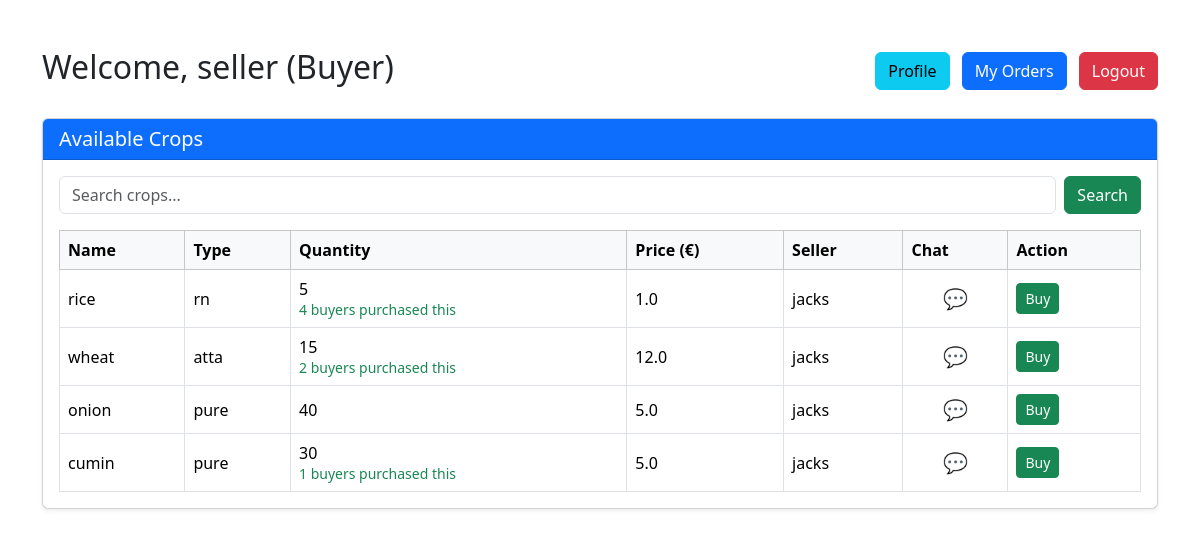
/dashboard/ (signed in), run on an earlier commit of the app's database.
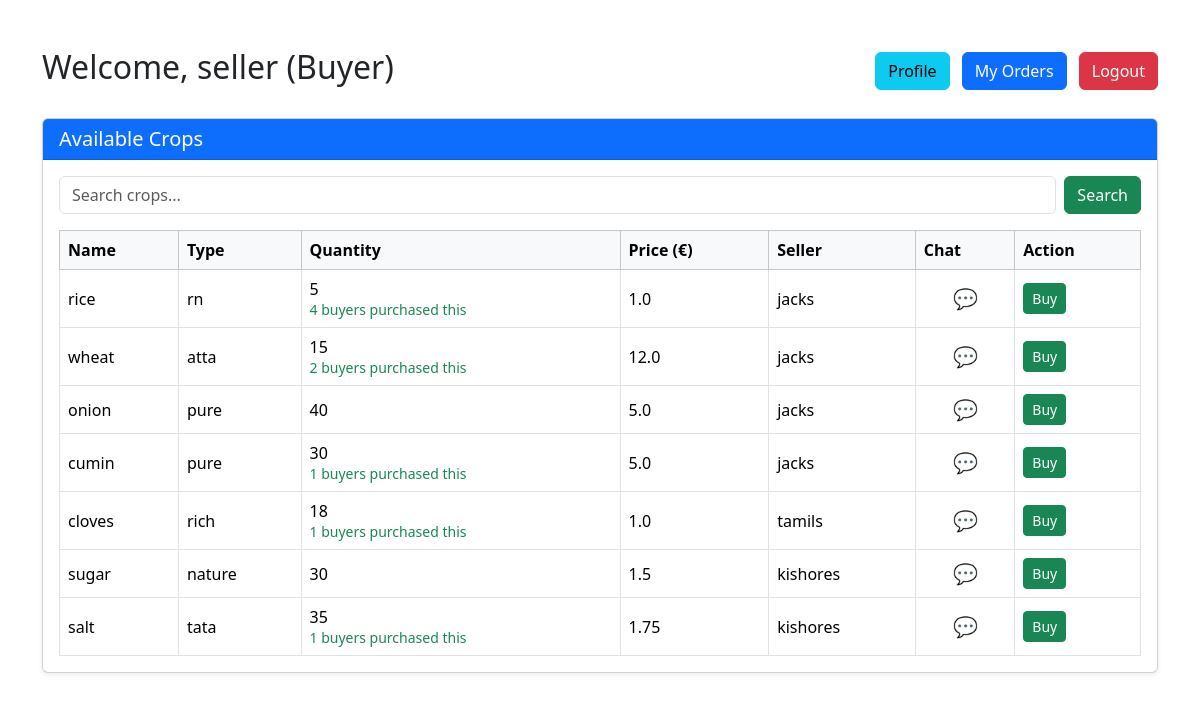
And on a later commit of the database.
### main/models.py (models this page shows, shortened)
class Crop(models.Model):
    owner = models.ForeignKey(User, on_delete=models.CASCADE, null=True, blank=True)
    crop_name = models.CharField(max_length=100)
    crop_type = models.CharField(max_length=100)
    quantity = models.IntegerField()
    price_per_unit = models.FloatField()
    description = models.TextField(blank=True, null=True)
    created_at = models.DateTimeField(auto_now_add=True)
    sold = models.BooleanField(default=False)

### main/views.py (the view)
# urls.py: path("dashboard/", views.dashboard, name="dashboard"),
def dashboard(request):
    if not request.user.is_authenticated:
        return redirect('user_login')
    profile = getattr(request.user, 'profile', None)
    role = profile.role if profile else 'buyer'
    search_query = request.GET.get('q', '')
    saved_count = profile.saved_crops.count() if profile and hasattr(profile, 'saved_crops') else 0
    unread_count = ChatMessage.objects.filter(receiver=request.user).count()
    if role == 'seller':
        crops = Crop.objects.filter(owner=request.user)
        orders = Order.objects.filter(crop__owner=request.user)
        template_name = "dashboard_seller.html"
    else:  # buyer
        crops = Crop.objects.filter(sold=False).annotate(total_orders=Count('order'))
        orders = Order.objects.filter(buyer=request.user)
        if search_query:
            crops = crops.filter(
                Q(crop_name__icontains=search_query) |
                Q(crop_type__icontains=search_query) |
                Q(owner__first_name__icontains=search_query)
            )
        template_name = "dashboard_buyer.html"
    return render(request, template_name, {
        "role": role,
        "crops": crops,
        "orders": orders,
        "search_query": search_query,
        "saved_count": saved_count,
        "unread_count": unread_count   # ✅ THIS LINE ENABLES NOTIFICATIONS
    })

### main/templates/dashboard_buyer.html (shortened to what this page needs)
{% block content %}
<link href="https://cdn.jsdelivr.net/npm/bootstrap@5.3.2/dist/css/bootstrap.min.css" rel="stylesheet">
<div class="container my-5">
    <div class="d-flex justify-content-between align-items-center mb-4">
        <h2>Welcome, {{ request.user.first_name }} (Buyer)</h2>
        <div>
            <a href="{% url 'profile' %}" class="btn btn-info me-2">Profile</a>
            <a href="{% url 'my_orders' %}" class="btn btn-primary me-2">My Orders</a>
            <a href="{% url 'user_logout' %}" class="btn btn-danger">Logout</a>
        </div>
    </div>
    <div class="card mb-5 shadow-sm">
        <div class="card-header bg-primary text-white">
            <h5 class="mb-0">Available Crops</h5>
        </div>
        <div class="card-body">
            <form method="get" class="d-flex mb-3">
                <input type="text" name="q" class="form-control me-2"
                       placeholder="Search crops..." value="{{ search_query }}">
                <button type="submit" class="btn btn-success">Search</button>
            </form>
            {% if crops %}
            <div class="table-responsive">
                <table class="table table-hover table-bordered align-middle mb-0">
                    <thead class="table-light">
                        <tr>
                            <th>Name</th>
                            <th>Type</th>
                            <th>Quantity</th>
                            <th>Price (€)</th>
                            <th>Seller</th>
                            <th>Chat</th>
                            <th>Action</th>
                        </tr>
                    </thead>
                    <tbody>
                        {% for crop in crops %}
                        <tr>
                            <td>{{ crop.crop_name }}</td>
                            <td>{{ crop.crop_type }}</td>
                            <td>
                                {{ crop.quantity }}
                                {% if crop.total_orders %}
                                    <br><small class="text-success">{{ crop.total_orders }} buyers purchased this</small>
                                {% endif %}
                            </td>
                            <td>{{ crop.price_per_unit }}</td>
                            <td>{{ crop.owner.first_name }}</td>
                            <td class="text-center">
                                <a href="{% url 'chat' crop.owner.id %}" title="Chat with seller"
                                   style="font-size: 20px; text-decoration: none;">
                                    💬
                                </a>
                            </td>
                            <td>
                                <a href="{% url 'place_order' crop.id %}"
                                   class="btn btn-success btn-sm">Buy</a>
                            </td>
                        </tr>
                        {% endfor %}
                    </tbody>
                </table>
            </div>
            {% else %}
            <p class="text-muted">No crops available right now.</p>
            {% endif %}
        </div>
    </div>
</div>
{% endblock %}

What changed in the data, as far as the page shows it:
added Crop: crop_name "cloves", crop_type "rich", quantity "18", total_orders "1", price_per_unit "1.0", owner.first_name "tamils"
added Crop: crop_name "sugar", crop_type "nature", quantity "30", price_per_unit "1.5", owner.first_name "kishores"
added Crop: crop_name "salt", crop_type "tata", quantity "35", total_orders "1", price_per_unit "1.75", owner.first_name "kishores"
